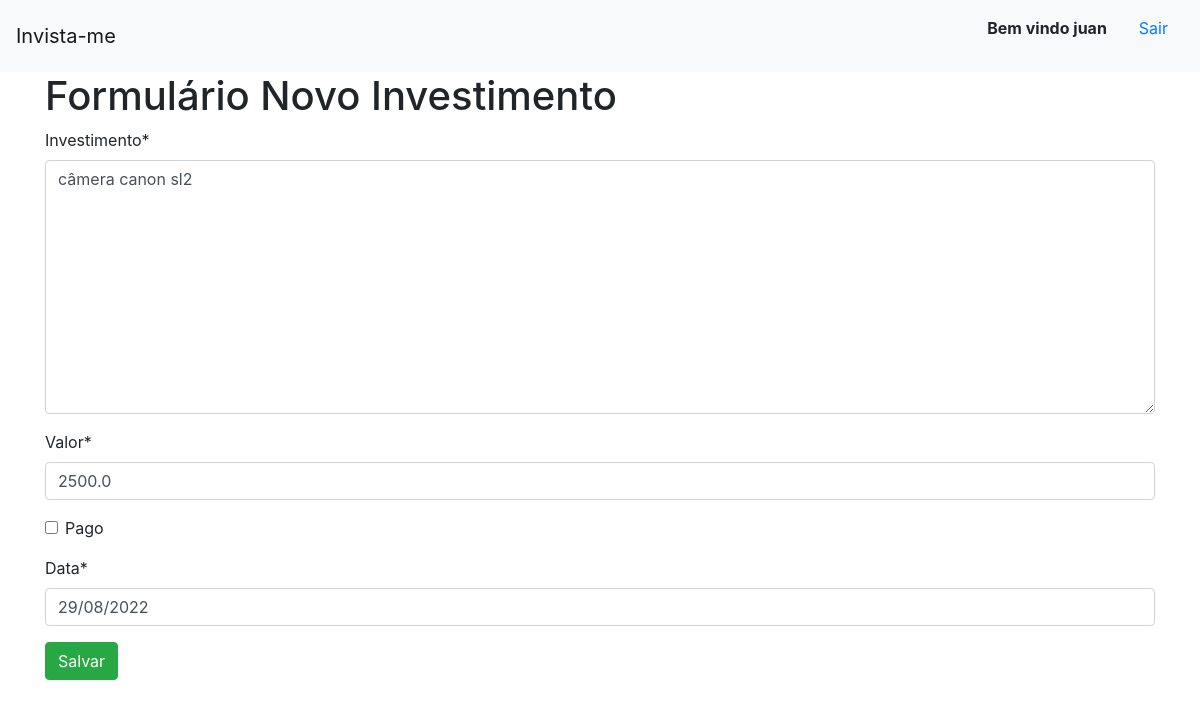
Screenshot of /novo_investimento/7 (signed in) with the database file from the repository.
### invista_me/models.py (models this page shows)
class Investimento(models.Model):
    investimento = models.TextField(max_length=255)
    valor = models.FloatField()
    pago = models.BooleanField(default=False )
    data = models.DateField()

### invista_me/views.py (the view)
# urls.py: path('novo_investimento/<int:id_investimento>',views.editar,name='editar'),
def editar(request,id_investimento):
    investimento = Investimento.objects.get(pk=id_investimento)
    if request.method =='GET':
        formulario = InvestimentoForm(instance=investimento)
        return render(request,'investimentos/novo_investimento.html',{'formulario': formulario})
    else:
        if request.method =='POST':
            formulario = InvestimentoForm(request.POST, instance=investimento)
        if formulario.is_valid():
            formulario.save()
        return redirect('meus_investimentos')

### invista_me/forms.py
class InvestimentoForm(ModelForm):
    class Meta:
        model = Investimento
        fields ='__all__'

### invista_me/templates/investimentos/novo_investimento.html (shortened to what this page needs)
{% extends 'investimentos/base.html' %}
{% block conteudo %}
{% load crispy_forms_tags %}
<div class="container">
    <h1>Formulário Novo Investimento</h1>
    <form action="" method="POST">
        {{formulario | crispy}}
        <button type="submit" class="btn btn-success">Salvar</button>
    </form>
</div>
{% endblock %}

### invista_me/templates/investimentos/base.html (shortened to what this page needs)
<!doctype html>
<html lang="en">
  <head>
    <link rel="stylesheet" href="https://cdn.jsdelivr.net/npm/bootstrap@4.6.2/dist/css/bootstrap.min.css">
  </head>
  <body>
<nav class="navbar navbar-light bg-light">
    <a class="navbar-brand" href="{% url 'meus_investimentos' %}">Invista-me</a>
    <ul style="list-style:none ;">
      {% if user.is_authenticated %}
      <li style="float:left ;">
        <strong class="nav-item nav-link">Bem vindo {{user.get_username}}</strong>
      </li>
      <li style="float:left;">
        <a href="{% url 'logout' %}" class="nav-item nav-link">Sair</a>
      </li>
      {% endif %}
    </ul>
  </nav>
{% block conteudo %}
{% endblock %}
  </body>
</html>

### rows the page displays
Investimento: investimento "câmera canon sl2", valor "2500.0", data "29/08/2022"

### other values shown
{{ user.get_username }} "juan"
